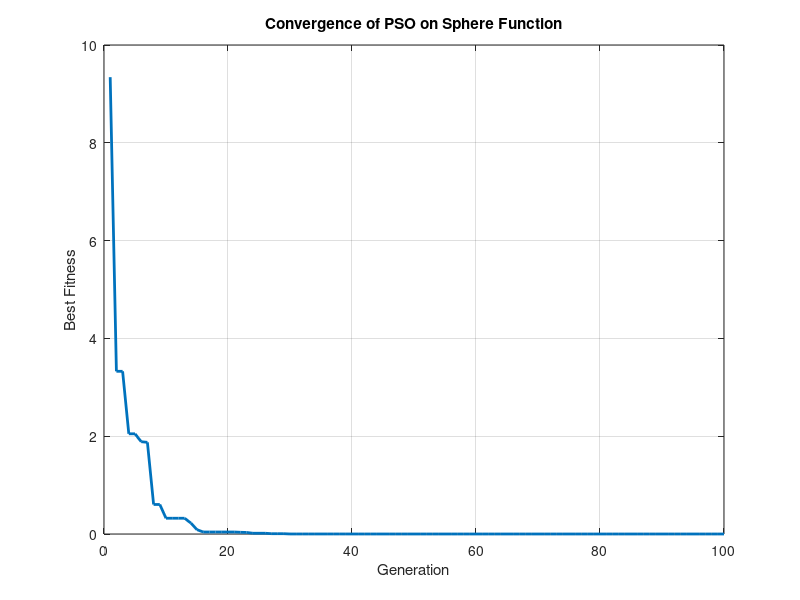

MATLAB code to generate this figure:
function pso_sphere()
    % Parameters
    nVars = 4;          % Number of variables (dimension)
    popSize = 50;       % Population size (swarm size)
    maxGen = 100;       % Maximum generations
    range = [-10, 10];  % Search range for each variable
    
    % PSO parameters
    w = 0.7;            % Inertia weight
    c1 = 1.5;           % Cognitive coefficient
    c2 = 1.5;           % Social coefficient
    
    % Initialize particles
    particles = (range(2) - range(1)) .* rand(popSize, nVars) + range(1);
    velocities = zeros(popSize, nVars);
    
    % Initialize personal bests
    personalBestPos = particles;
    personalBestFit = inf(popSize, 1);
    
    % Store best fitness per generation
    bestFitness = zeros(maxGen, 1);
    
    % Initial evaluation
    currentFit = sum(particles.^2, 2);
    personalBestFit = currentFit;
    [globalBestFit, globalBestIdx] = min(currentFit);
    globalBestPos = particles(globalBestIdx, :);
    
    for gen = 1:maxGen
        % Update velocities
        r1 = rand(popSize, nVars);
        r2 = rand(popSize, nVars);
        cognitive = c1 * r1 .* (personalBestPos - particles);
        social = c2 * r2 .* (globalBestPos - particles);
        velocities = w * velocities + cognitive + social;
        
        % Update positions
        particles = particles + velocities;
        
        % Apply bounds
        particles = max(min(particles, range(2)), range(1));
        
        % Evaluate fitness
        currentFit = sum(particles.^2, 2);
        
        % Update personal bests
        improvedIdx = currentFit < personalBestFit;
        personalBestPos(improvedIdx, :) = particles(improvedIdx, :);
        personalBestFit(improvedIdx) = currentFit(improvedIdx);
        
        % Update global best
        [minFit, minIdx] = min(currentFit);
        if minFit < globalBestFit
            globalBestFit = minFit;
            globalBestPos = particles(minIdx, :);
        end
        
        % Store best fitness
        bestFitness(gen) = globalBestFit;
    end
    
    % Display results
    fprintf('Best solution found:\n');
    fprintf('x = [');
    fprintf('%f ', globalBestPos);
    fprintf(']\n');
    fprintf('f(x) = %f\n', globalBestFit);
    
    % Plot convergence
    figure;
    plot(1:maxGen, bestFitness, 'LineWidth', 2);
    xlabel('Generation');
    ylabel('Best Fitness');
    title('Convergence of PSO on Sphere Function');
    grid on;
end